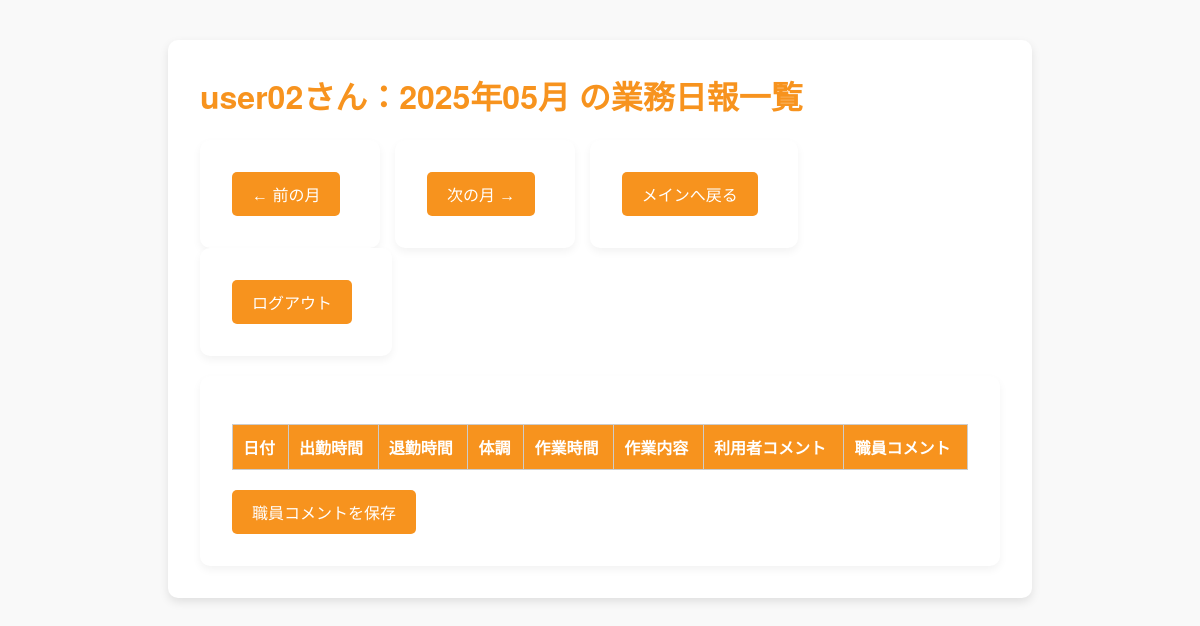
Page /report_list (signed in) on the earlier database version.
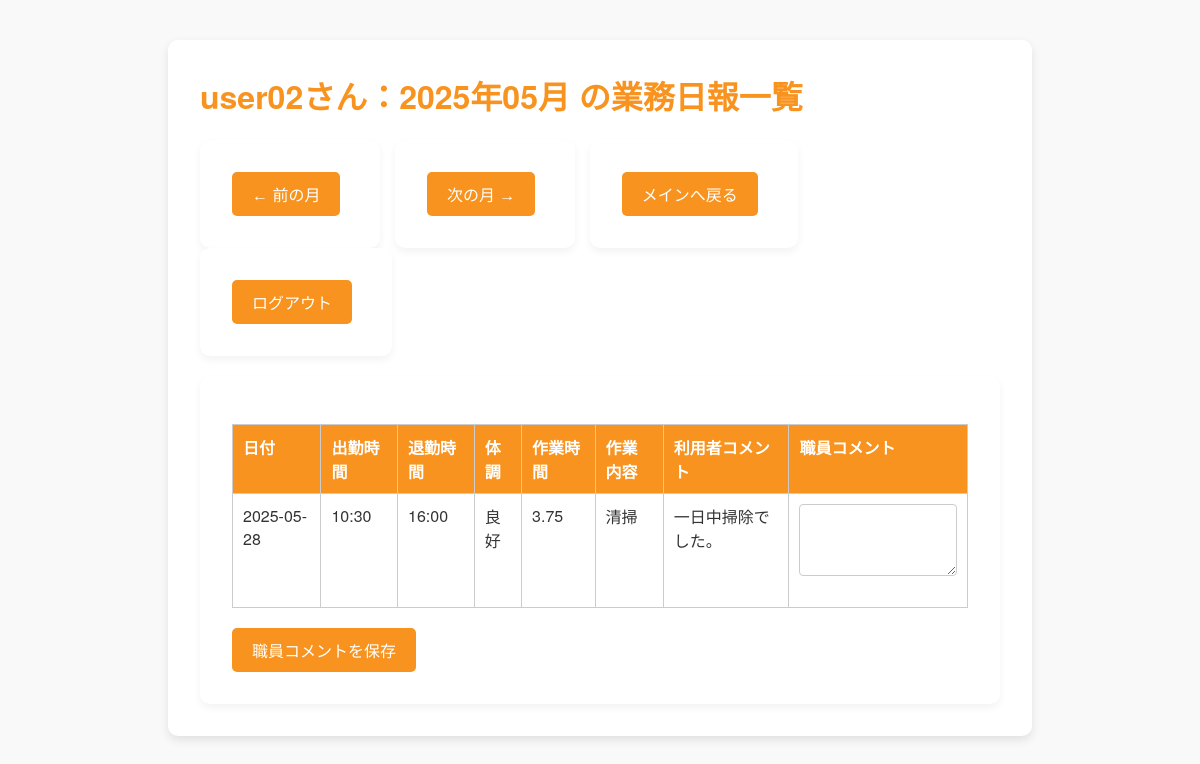
Same page on the later database version.
### tables this page shows
CREATE TABLE users (
            user_id INTEGER PRIMARY KEY AUTOINCREMENT,
            username TEXT NOT NULL UNIQUE,
            password TEXT NOT NULL,
            name TEXT NOT NULL,
            role TEXT NOT NULL,
            created_at DATETIME DEFAULT CURRENT_TIMESTAMP
        );

CREATE TABLE reports (
            report_id INTEGER PRIMARY KEY AUTOINCREMENT,
            user_id INTEGER NOT NULL,
            report_date DATE NOT NULL,
            condition TEXT NOT NULL,
            start_time TIME NOT NULL,
            end_time TIME NOT NULL,
            work_time INTEGER NOT NULL,
            work_detail TEXT NOT NULL,
            user_comment TEXT,
            staff_comment TEXT,
            created_at DATETIME DEFAULT CURRENT_TIMESTAMP,
            updated_at DATETIME DEFAULT CURRENT_TIMESTAMP,
            FOREIGN KEY (user_id) REFERENCES users(user_id)
        );

### app.py (the view)
@app.route('/report_list', methods=['GET', 'POST'])
def report_list():
    if 'username' not in session:
        return redirect(url_for('login'))
    user_id = request.args.get('user_id')
    if user_id is not None:
        user_id = int(user_id)
    role = session.get('role')
    username = session['username']
    year = request.args.get('year', type=int)
    month = request.args.get('month', type=int)
    today = datetime.today()
    if not year or not month:
        year = today.year
        month = today.month
    first_day = datetime(year, month, 1)
    last_day = datetime(year, month, calendar.monthrange(year, month)[1])
    first_day_str = first_day.strftime('%Y-%m-%d')
    last_day_str = last_day.strftime('%Y-%m-%d')
    logger.debug(f"first_day_str = {repr(first_day_str)}")
    logger.debug(f"last_day_str = {repr(last_day_str)}")
    prev_month = first_day - timedelta(days=1)
    next_month = last_day + timedelta(days=1)
    conn = get_db()
    cursor = conn.cursor()
    if role == 'staff' and user_id:
        cursor.execute('SELECT report_id, report_date, typeof(report_date) FROM reports')
        for row in cursor.fetchall():
            print(f"report_id={row['report_id']}, report_date={row['report_date']}, type={row['typeof(report_date)']}")
        cursor.execute('''
            SELECT r.*, u.username,
                   group_concat(t.task_duration, '\n') as task_duration,
                   group_concat(t.task_name, '\n') as task_name,
                   group_concat(t.task_note, '\n') as task_note
            FROM reports r
            JOIN users u ON r.user_id = u.user_id
            LEFT JOIN report_tasks t ON r.report_id = t.report_id
            WHERE r.user_id = ? AND r.report_date BETWEEN ? AND ?
            GROUP BY r.report_id
            ORDER BY r.report_date ASC
        ''', (user_id, first_day_str, last_day_str))
        reports = cursor.fetchall()
        username_result = cursor.execute("SELECT username FROM users WHERE user_id = ?", (user_id,)).fetchone()
        display_username = username_result['username'] if username_result else '不明'
    else:
        cursor.execute('''
            SELECT r.*, u.username,
                   group_concat(t.task_duration, '\n') as task_duration,
                   group_concat(t.task_name, '\n') as task_name,
                   group_concat(t.task_note, '\n') as task_note
            FROM reports r
            JOIN users u ON r.user_id = u.user_id
            LEFT JOIN report_tasks t ON r.report_id = t.report_id
            WHERE u.username = ? AND r.report_date BETWEEN ? AND ?
            GROUP BY r.report_id
            ORDER BY r.report_date ASC
        ''', (username, first_day_str, last_day_str))
        reports = cursor.fetchall()
        display_username = username
    conn.close()
    return render_template('report_list.html',
                           reports=reports,
                           name=display_username,
                           user_id=user_id,
                           display_month=f"{year}年{month:02d}月",
                           year=year,
                           month=month,
                           prev_year=prev_month.year,
                           prev_month=prev_month.month,
                           next_year=next_month.year,
                           next_month=next_month.month,)

### app.py (called while the page is built)
def get_db():
    db = getattr(g, '_database', None)
    if db is None:
        base_dir = os.path.dirname(os.path.abspath(__file__))
        db_path = os.path.join(base_dir, 'your_database.db')  # ← ここは正しい DB ファイル名
        db = g._database = sqlite3.connect(db_path)
        db.row_factory = sqlite3.Row
    return db

@app.teardown_appcontext
def close_connection(exception):
    db = getattr(g, '_database', None)
    if db is not None:
        db.close()

### templates/report_list.html (shortened to what this page needs)
<!DOCTYPE html>
<html lang="ja">
<head>
    <link rel="stylesheet" href="{{ url_for('static', filename='style.css') }}">
</head>
<body>
    <div class="container">
        <h1>{{ name }}さん：{{ display_month }} の業務日報一覧</h1>
        <div class="nav-buttons">
            <form method="get" action="{{ url_for('report_list') }}">
                <button type="submit">&#8592; 前の月</button>
            </form>
            <form method="get" action="{{ url_for('report_list') }}">
                <button type="submit">次の月 &#8594;</button>
            </form>
            <form method="get" action="{{ url_for('main') }}">
                <button type="submit">メインへ戻る</button>
            </form>
            <form method="get" action="{{ url_for('logout') }}">
                <button type="submit">ログアウト</button>
            </form>
        </div>
        <form method="post" action="{{ url_for('update_staff_comments') }}">
            <table class="report-table">
                <thead>
                    <tr>
                        <th>日付</th>
                        <th>出勤時間</th>
                        <th>退勤時間</th>
                        <th>体調</th>
                        <th>作業時間</th>
                        <th>作業内容</th>
                        <th>利用者コメント</th>
                        <th>職員コメント</th>
                    </tr>
                </thead>
                <tbody>
                    {% for report in reports %}
                    <tr>
                        <td>{{ report['report_date'] }}</td>
                        <td>{{ report['start_time'] }}</td>
                        <td>{{ report['end_time'] }}</td>
                        <td>{{ report['condition'] }}</td>
                        <td class="multiline">{{ report['task_duration'] | replace('\n', '<br>') | safe }}</td>
                        <td class="multiline">{{ report['task_name'] | replace('\n', '<br>') | safe }}</td>
                        <td class="multiline">{{ report['task_note'] | replace('\n', '<br>') | safe }}</td>
                        <td>
                            <textarea name="staff_comment_{{ report['report_id'] }}" rows="3">{{ report['staff_comment'] or '' }}</textarea>
                        </td>
                    </tr>
                    {% endfor %}
                </tbody>
            </table>
            <button type="submit" class="save-button">職員コメントを保存</button>
        </form>
    </div>
</body>
</html>

### static/style.css (style rules this page uses)
body { font-family: "Helvetica Neue", Arial, sans-serif; background-color: #f9f9f9; color: #333; margin: 0; padding: 0; }
h1, h2, h3, h4 { color: #F7931E; margin-top: 0; }
.container { max-width: 800px; margin: 40px auto; background: #fff; padding: 2rem; border-radius: 10px; box-shadow: 0 4px 10px rgba(0,0,0,0.1); }
input[type="text"], input[type="password"], input[type="time"], textarea, select { width: 100%; padding: 10px; border: 1px solid #ccc; border-radius: 5px; margin-bottom: 1rem; box-sizing: border-box; font-size: 1rem; }
button, input[type="submit"] { background-color: #F7931E; color: #fff; border: none; padding: 10px 20px; border-radius: 5px; font-size: 1rem; cursor: pointer; margin-right: 0.5rem; transition: background-color 0.3s; }
table { width: 100%; border-collapse: collapse; margin-top: 1rem; }
th, td { padding: 10px; text-align: left; border-bottom: 1px solid #ddd; }
th { background-color: #F7931E; color: white; }
form { max-width: 800px; margin: 0 auto; background-color: #fff; padding: 2rem; border-radius: 10px; box-shadow: 0 4px 8px rgba(0,0,0,0.05); }
textarea { width: 100%; max-width: 100%; }
.multiline { white-space: pre-line; }
.nav-buttons { margin-bottom: 20px; }
.nav-buttons form { display: inline-block; margin-right: 10px; }
.report-table { width: 100%; border-collapse: collapse; margin-top: 1rem; background-color: white; }
.report-table th, .report-table td { border: 1px solid #ccc; padding: 10px; vertical-align: top; }
.report-table textarea { width: 100%; padding: 8px; font-size: 1rem; border: 1px solid #ccc; border-radius: 4px; resize: vertical; }
.save-button { margin-top: 20px; }

Differences in the rows shown:
now on this page (row unchanged): users: username "user02"
added reports: report_date "2025-05-28", start_time "10:30", end_time "16:00", condition "良好", task_duration "3.75", task_name "清掃", task_note "一日中掃除でした。"
Other differences:
{{ name }}: "user02" → (not shown)
